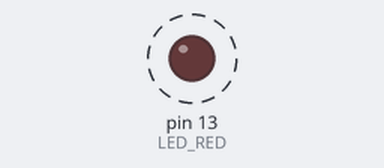
The sketch below on a simulated Arduino Uno, built with avr-gcc and run on an emulated ATmega328P. Shown: output pins drawn as LEDs (lit = HIGH). Dashed ring = blinking.

Above: at 0.6 s.
Timing chart, 0 to 3.0 s (numbered marks = the images above):
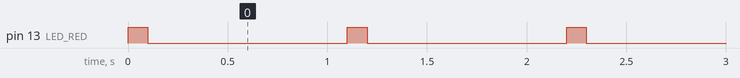

Measured:
- by itself, pin 13 (LED_RED): alternates HIGH for 0.10 s and LOW for 1.0 s

The sketch:

assignment_1.ino
```cpp
const int LED_RED = 13;

void setup() {
    pinMode(LED_RED, OUTPUT);
}

void loop() {
    digitalWrite(LED_RED, HIGH);
    delay(100);
    digitalWrite(LED_RED, LOW);
    delay(1000);
}
```
